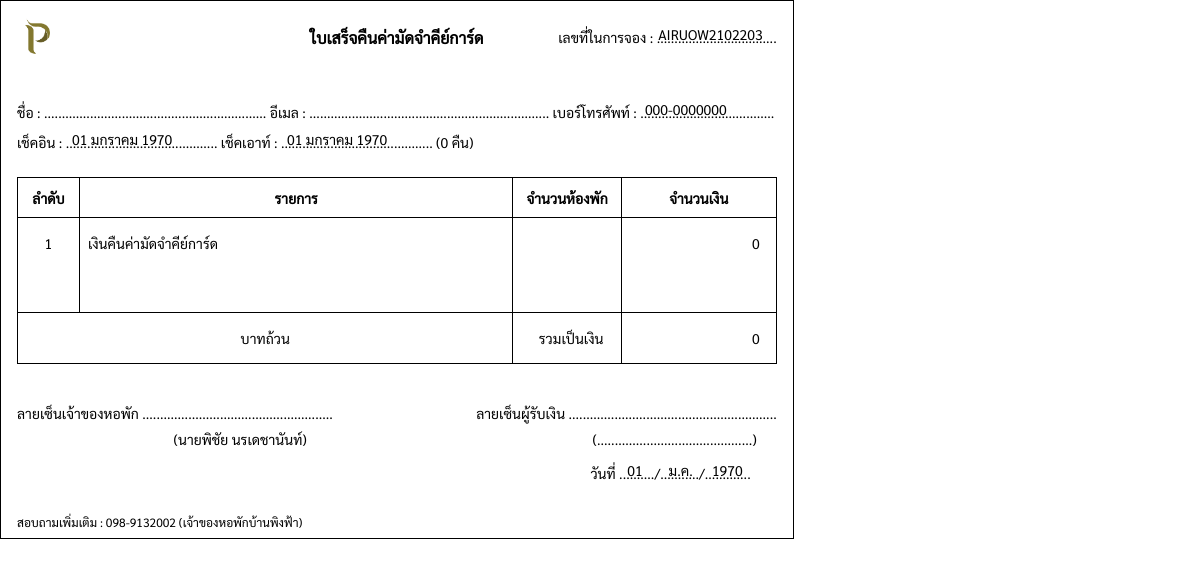
/pages/manage/dailyCost/receipt_deposit_back.php?code=AIRUOW2102203 (signed in), run on an earlier commit of the app's database.
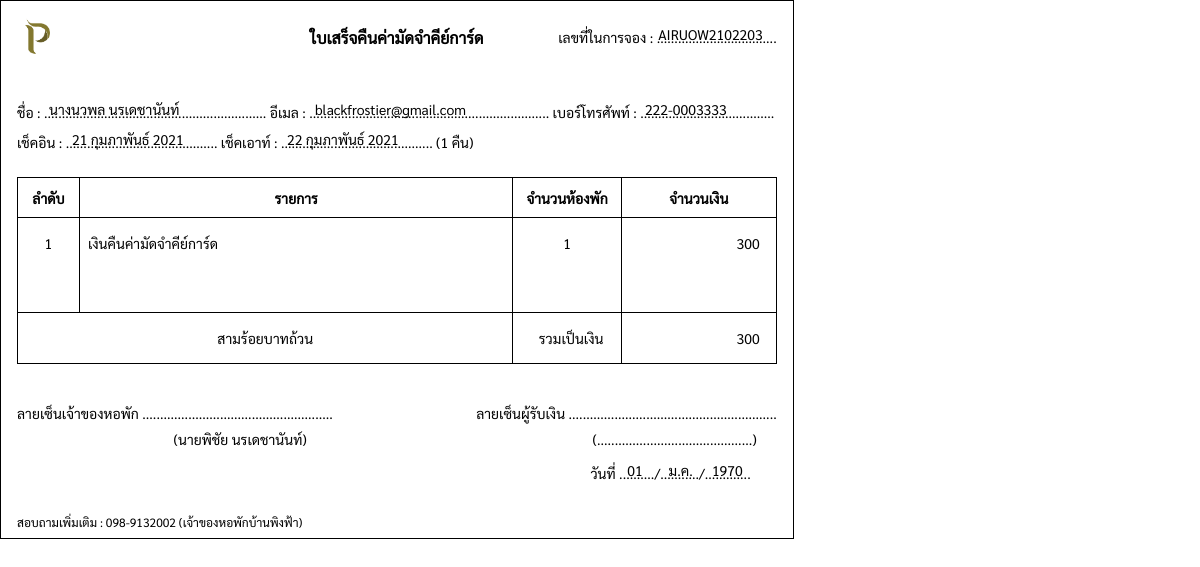
And on a later commit of the database.
### tables this page shows
CREATE TABLE `daily` (
  `daily_id` int(11) NOT NULL,
  `name_title` varchar(10) NOT NULL,
  `firstname` varchar(50) NOT NULL,
  `lastname` varchar(50) NOT NULL,
  `id_card` varchar(13) NOT NULL,
  `email` varchar(100) NOT NULL,
  `tel` varchar(10) NOT NULL,
  `code` varchar(13) NOT NULL,
  `check_in` varchar(20) NOT NULL,
  `check_out` varchar(20) NOT NULL,
  `night` int(11) NOT NULL,
  `people` int(11) NOT NULL,
  `air_room` int(11) NOT NULL,
  `fan_room` int(11) NOT NULL,
  `daily_status` varchar(20) NOT NULL,
  `total_room_price` float(11,2) NOT NULL,
  `vat` float(11,2) NOT NULL,
  `total_price` float(11,2) NOT NULL,
  `payment_price` float(11,2) NOT NULL,
  `payment_img` varchar(100) DEFAULT NULL,
  `warning_date` varchar(20) DEFAULT NULL,
  `room_select` varchar(100) DEFAULT NULL
);

### pages/manage/dailyCost/receipt_deposit_back.php (the view, shortened to what the changed rows need)
<?php
include("../../connection.php");
$code_request = $_REQUEST["code"];
$sql = "SELECT *, SUM(air_room + fan_room) AS total_room FROM daily WHERE code = '$code_request' AND daily_status != 'รอการยืนยัน' AND daily_status != 'รอการเข้าพัก'";
$result = mysqli_query($conn, $sql)or die ("Error in query: $sql " . mysqli_error());
$row = mysqli_fetch_array($result);
if($row != null){
extract($row);
$calculate = strtotime($check_out) - strtotime($check_in);
$night = floor($calculate / 86400);
}
function DateThai($strDate){
    $strYear = date("Y",strtotime($strDate));
    $strMonth= date("n",strtotime($strDate));
    $strDay= date("d",strtotime($strDate));
    $strMonthCut = Array("","มกราคม", "กุมภาพันธ์", "มีนาคม","เมษายน", "พฤษภาคม", "มิถุนายน", "กรกฎาคม","สิงหาคม", "กันยายน", "ตุลาคม", "พฤศจิกายน", "ธันวาคม");
    $strMonthThai=$strMonthCut[$strMonth];
    return "$strDay $strMonthThai $strYear";
}
function textFormat( $text = '', $pattern = '', $ex = '' ) {
    $cid = ( $text == '' ) ? '0000000000000' : $text;
    $pattern = ( $pattern == '' ) ? '_-____-_____-__-_' : $pattern;
    $p = explode( '-', $pattern );
    $ex = ( $ex == '' ) ? '-' : $ex;
    $first = 0;
    $last = 0;
    for ( $i = 0; $i <= count( $p ) - 1; $i++ ) {
       $first = $first + $last;
       $last = strlen( $p[$i] );
       $returnText[$i] = substr( $cid, $first, $last );
    }
    return implode( $ex, $returnText );
 }
 function bathformat($number) {
    $numberstr = array('ศูนย์','หนึ่ง','สอง','สาม','สี่','ห้า','หก','เจ็ด','แปด','เก้า','สิบ');
    $digitstr = array('','สิบ','ร้อย','พัน','หมื่น','แสน','ล้าน');
    $number = str_replace(",","",$number);
    $number = explode(".",$number);
    $strlen = strlen($number[0]);
    $result = '';
    for($i=0;$i<$strlen;$i++) {
      $n = substr($number[0], $i,1);
      if($n!=0) {
        if($i==($strlen-1) AND $n==1){ $result .= 'เอ็ด'; }
        elseif($i==($strlen-2) AND $n==2){ $result .= 'ยี่'; }
        elseif($i==($strlen-2) AND $n==1){ $result .= ''; }
        else{ $result .= $numberstr[$n]; }
        $result .= $digitstr[$strlen-$i-1];
      }
    }
    $strlen = strlen($number[1]);
    if ($strlen>2) {
      $result .= 'จุด';
      for($i=0;$i<$strlen;$i++) {
        $result .= $numberstr[(int)$number[1][$i]];
      }
    } else {
      $result .= 'บาท';
      if ($number[1]=='0' OR $number[1]=='00' OR $number[1]=='') {
        $result .= 'ถ้วน';
      }
    }
    return $result;
}
?>
<!DOCTYPE html>
<html lang="en">
<head>
    <link rel="stylesheet" href="../../../css/receipt_deposit.css">
</head>
<body>
    <div class="letter">
        <div style="padding-bottom:32px;">
            <div style="position:relative;padding-bottom:20px;line-height:30px;">
                <p>ชื่อ : ............................................................... อีเมล : .................................................................... เบอร์โทรศัพท์ : ......................................</p>
                <p>เช็คอิน : ........................................... เช็คเอาท์ : ........................................... (<?php echo $night; ?> คืน)</p>
                <p class="name"><?php echo $name_title.$firstname." ".$lastname; ?></p>
                <p class="email"><?php echo $email; ?></p>
                <p class="tel"><?php echo textFormat($tel,'___-_______','-'); ?></p>
                <p class="check_in"><?php echo DateThai($check_in); ?></p>
                <p class="check_out"><?php echo DateThai($check_out); ?></p>
            </div>
            <table>
                <tr>
                    <th>ลำดับ</th>
                    <th>รายการ</th>
                    <th>จำนวนห้องพัก</th>
                    <th>จำนวนเงิน</th>
                </tr>
                <tr>
                    <td>1</td>
                    <td>เงินคืนค่ามัดจำคีย์การ์ด</td>
                    <td><?php echo $total_room; ?></td>
                    <td><?php echo number_format($payment_price); ?></td>
                </tr>
                <tr>
                    <td colspan="2"><?php echo bathformat($payment_price) ?></td>
                    <td style="text-align:center;">รวมเป็นเงิน</td>
                    <td><?php echo number_format($payment_price); ?></td>
                </tr>
            </table>
        </div>
    </div>
</body>
</html>

What changed in the data, as far as the page shows it:
added daily: night "1", name_title "นาง", firstname "นวพล", lastname "นรเดชานันท์", email "blackfrostier@gmail.com", tel "222-0003333", check_in "21 กุมภาพันธ์ 2021", check_out "22 กุมภาพันธ์ 2021", payment_price "300", payment_price "สามร้อยบาทถ้วน"
Also different on the page:
$total_room: (not shown) → "1"
$night: "0" → (not shown)
textFormat($tel,'___-_______','-'): "000-0000000" → (not shown)
DateThai($check_in): "01 มกราคม 1970" → (not shown)
DateThai($check_out): "01 มกราคม 1970" → (not shown)
$payment_price: "0" → (not shown)
bathformat($payment_price): "บาทถ้วน" → (not shown)
